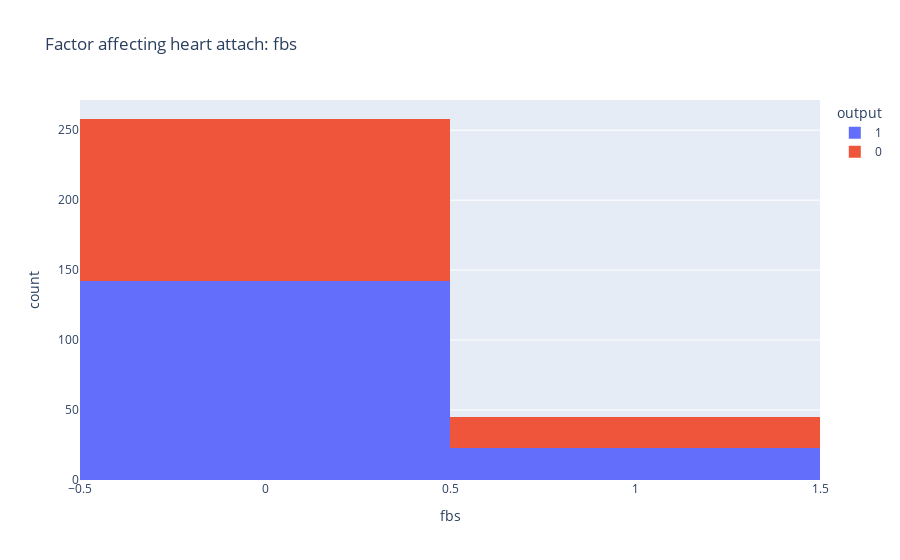

Source (notebook cell):
### Code cell
figure = px.histogram(data, x = "fbs",
                      color = "output",
                      title = "Factor affecting heart attach: fbs")
figure.show()

### Figure 1 — Plotly figure (JSON) as saved in the notebook; plotly's stock layout.template omitted (floating-point values rounded to 4 significant figures; data arrays with more than 128 entries replaced by an {"elided": "..."} marker saying what was removed)
{"data": [{"alignmentgroup": "True", "bingroup": "x", "hovertemplate": "output=1<br>fbs=%{x}<br>count=%{y}<extra></extra>", "legendgroup": "1", "marker": {"color": "#636efa", "pattern": {"shape": ""}}, "name": "1", "offsetgroup": "1", "orientation": "v", "showlegend": true, "type": "histogram", "x": {"elided": "165 int values"}, "xaxis": "x", "yaxis": "y"}, {"alignmentgroup": "True", "bingroup": "x", "hovertemplate": "output=0<br>fbs=%{x}<br>count=%{y}<extra></extra>", "legendgroup": "0", "marker": {"color": "#EF553B", "pattern": {"shape": ""}}, "name": "0", "offsetgroup": "0", "orientation": "v", "showlegend": true, "type": "histogram", "x": {"elided": "138 int values"}, "xaxis": "x", "yaxis": "y"}], "layout": {"barmode": "relative", "legend": {"title": {"text": "output"}, "tracegroupgap": 0}, "title": {"text": "Factor affecting heart attach: fbs"}, "xaxis": {"anchor": "y", "domain": [0, 1], "title": {"text": "fbs"}}, "yaxis": {"anchor": "x", "domain": [0, 1], "title": {"text": "count"}}}}
